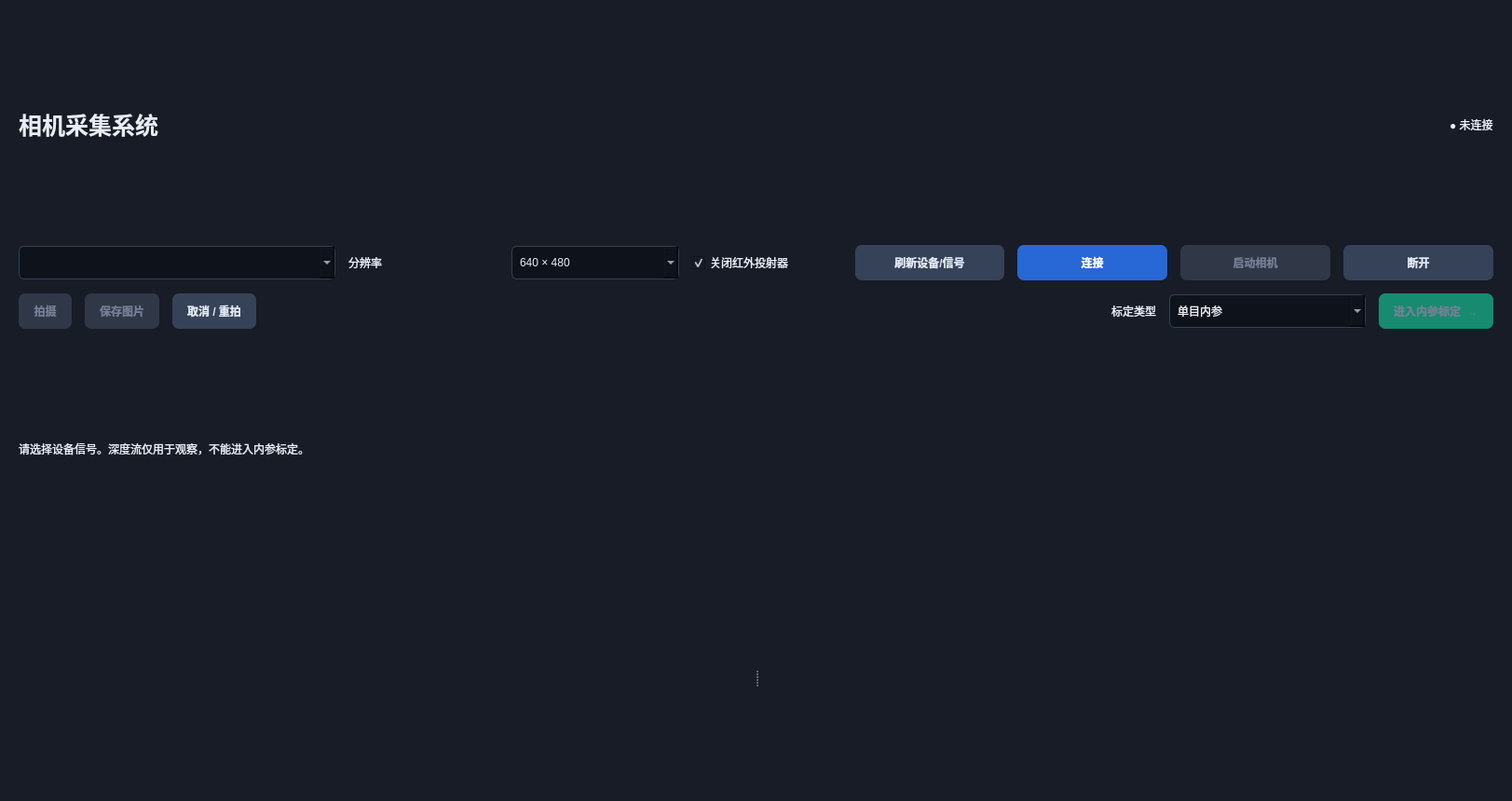
<?xml version='1.0' encoding='UTF-8'?>
<ui version="4.0">
  <class>CalibrationWindow</class>
  <widget class="QMainWindow" name="CalibrationWindow">
    <property name="geometry">
      <rect>
        <x>0</x>
        <y>0</y>
        <width>1623</width>
        <height>860</height>
      </rect>
    </property>
    <property name="windowTitle">
      <string>相机标定工作台</string>
    </property>
    <property name="styleSheet">
      <string notr="true">QMainWindow,QWidget{background:#171c26;color:#e8edf7;}
QPushButton{min-height:38px;padding:0 16px;background:#2867d6;color:white;border:0;border-radius:7px;font-weight:600;}
QPushButton:hover{background:#3678e6;} QPushButton:disabled{background:#303746;color:#747f94;}
QComboBox,QSpinBox,QDoubleSpinBox{min-height:34px;background:#0e131b;border:1px solid #354054;border-radius:6px;padding:0 8px;}
QListWidget,QTextEdit{background:#0e131b;border:1px solid #2c3545;border-radius:8px;padding:6px;}
QLabel#homeTitle,QLabel#calibrationTitle{font-size:25px;font-weight:700;}
danmucamera--ImageLabel{color:#8c98ad;background:#0e131b;border:1px solid #2c3545;border-radius:8px;}
QPushButton#refresh_button,QPushButton#disconnect_button,QPushButton#home_retake_button,QPushButton#retake_button,QPushButton#delete_button,QPushButton#back_button{background:#354258;color:#e0e9f7;}
QPushButton#refresh_button:hover,QPushButton#disconnect_button:hover,QPushButton#home_retake_button:hover,QPushButton#retake_button:hover,QPushButton#delete_button:hover,QPushButton#back_button:hover{background:#44536e;}
QPushButton#enter_calibration_button,QPushButton#run_button{background:#168b70;}
QPushButton#guided_button{background:#167d55;}
QPushButton#enter_calibration_button:hover,QPushButton#run_button:hover{background:#20a887;}
QPushButton#guided_button:hover{background:#21a46e;}
QPushButton:disabled{background:#303746;color:#747f94;}
QComboBox#calibration_type_combo{min-width:175px;}
</string>
    </property>
    <widget class="QWidget" name="centralwidget">
      <layout class="QVBoxLayout" name="centralLayout">
        <property name="leftMargin">
          <number>0</number>
        </property>
        <property name="topMargin">
          <number>0</number>
        </property>
        <property name="rightMargin">
          <number>0</number>
        </property>
        <property name="bottomMargin">
          <number>0</number>
        </property>
        <item>
          <widget class="QStackedWidget" name="pages">
            <widget class="QWidget" name="home_page">
              <layout class="QVBoxLayout" name="homeRoot">
                <property name="spacing">
                  <number>14</number>
                </property>
                <property name="leftMargin">
                  <number>20</number>
                </property>
                <property name="topMargin">
                  <number>18</number>
                </property>
                <property name="rightMargin">
                  <number>20</number>
                </property>
                <property name="bottomMargin">
                  <number>18</number>
                </property>
                <item>
                  <layout class="QHBoxLayout" name="titleRow">
                    <item>
                      <widget class="QLabel" name="homeTitle">
                        <property name="text">
                          <string>相机采集系统</string>
                        </property>
                      </widget>
                    </item>
                    <item>
                      <spacer name="titleSpacer">
                        <property name="orientation">
                          <enum>Qt::Horizontal</enum>
                        </property>
                        <property name="sizeHint" stdset="0">
                          <size>
                            <width>40</width>
                            <height>20</height>
                          </size>
                        </property>
                      </spacer>
                    </item>
                    <item>
                      <widget class="QLabel" name="connection_status">
                        <property name="text">
                          <string>● 未连接</string>
                        </property>
                      </widget>
                    </item>
                  </layout>
                </item>
                <item>
                  <layout class="QVBoxLayout" name="cameraControls">
                    <item>
                      <layout class="QHBoxLayout" name="deviceActions">
                        <item>
                          <widget class="QComboBox" name="camera_combo">
                            <property name="minimumSize">
                              <size>
                                <width>340</width>
                                <height>36</height>
                              </size>
                            </property>
                            <property name="toolTip">
                              <string>可选择 SDK、物理设备以及 RGB/灰度/深度信号</string>
                            </property>
                          </widget>
                        </item>
                        <item>
                          <widget class="QLabel" name="resolutionLabel">
                            <property name="text">
                              <string>分辨率</string>
                            </property>
                          </widget>
                        </item>
                        <item>
                          <widget class="QComboBox" name="resolution_combo">
                            <property name="toolTip">
                              <string>标定参数与图像分辨率绑定；实际使用相机时必须保持相同分辨率</string>
                            </property>
                            <item>
                              <property name="text">
                                <string>640 × 480</string>
                              </property>
                            </item>
                            <item>
                              <property name="text">
                                <string>1280 × 720（推荐）</string>
                              </property>
                            </item>
                            <item>
                              <property name="text">
                                <string>1280 × 800（Gemini 深度）</string>
                              </property>
                            </item>
                            <item>
                              <property name="text">
                                <string>1920 × 1080</string>
                              </property>
                            </item>
                          </widget>
                        </item>
                        <item>
                          <widget class="QCheckBox" name="disable_emitter_checkbox">
                            <property name="enabled">
                              <bool>false</bool>
                            </property>
                            <property name="toolTip">
                              <string>连接后可直接切换红外投射器；红外灰度流需关闭投射器后才能进行内参标定</string>
                            </property>
                            <property name="text">
                              <string>关闭红外投射器</string>
                            </property>
                            <property name="checked">
                              <bool>true</bool>
                            </property>
                          </widget>
                        </item>
                        <item>
                          <widget class="QPushButton" name="refresh_button">
                            <property name="text">
                              <string>刷新设备/信号</string>
                            </property>
                          </widget>
                        </item>
                        <item>
                          <widget class="QPushButton" name="connect_button">
                            <property name="text">
                              <string>连接</string>
                            </property>
                          </widget>
                        </item>
                        <item>
                          <widget class="QPushButton" name="start_stop_button">
                            <property name="enabled">
                              <bool>false</bool>
                            </property>
                            <property name="toolTip">
                              <string>连接只锁定设备和参数；启动后才打开相机并开始实时采流</string>
                            </property>
                            <property name="text">
                              <string>启动相机</string>
                            </property>
                          </widget>
                        </item>
                        <item>
                          <widget class="QPushButton" name="disconnect_button">
                            <property name="enabled">
                              <bool>false</bool>
                            </property>
                            <property name="text">
                              <string>断开</string>
                            </property>
                          </widget>
                        </item>
                      </layout>
                    </item>
                    <item>
                      <layout class="QHBoxLayout" name="captureActions">
                        <item>
                          <widget class="QPushButton" name="home_capture_button">
                            <property name="enabled">
                              <bool>false</bool>
                            </property>
                            <property name="text">
                              <string>拍摄</string>
                            </property>
                          </widget>
                        </item>
                        <item>
                          <widget class="QPushButton" name="home_save_button">
                            <property name="enabled">
                              <bool>false</bool>
                            </property>
                            <property name="text">
                              <string>保存图片</string>
                            </property>
                          </widget>
                        </item>
                        <item>
                          <widget class="QPushButton" name="home_retake_button">
                            <property name="enabled">
                              <bool>false</bool>
                            </property>
                            <property name="text">
                              <string>取消 / 重拍</string>
                            </property>
                          </widget>
                        </item>
                        <item>
                          <spacer name="cameraSpacer">
                            <property name="orientation">
                              <enum>Qt::Horizontal</enum>
                            </property>
                            <property name="sizeHint" stdset="0">
                              <size>
                                <width>34</width>
                                <height>17</height>
                              </size>
                            </property>
                          </spacer>
                        </item>
                        <item>
                          <widget class="QLabel" name="calibrationTypeLabel">
                            <property name="text">
                              <string>标定类型</string>
                            </property>
                          </widget>
                        </item>
                        <item>
                          <widget class="QComboBox" name="calibration_type_combo">
                            <item>
                              <property name="text">
                                <string>单目内参</string>
                              </property>
                            </item>
                            <item>
                              <property name="text">
                                <string>双目标定（规划中）</string>
                              </property>
                            </item>
                            <item>
                              <property name="text">
                                <string>外参标定（规划中）</string>
                              </property>
                            </item>
                            <item>
                              <property name="text">
                                <string>手眼标定（规划中）</string>
                              </property>
                            </item>
                          </widget>
                        </item>
                        <item>
                          <widget class="QPushButton" name="enter_calibration_button">
                            <property name="enabled">
                              <bool>false</bool>
                            </property>
                            <property name="toolTip">
                              <string>只有 RGB 或红外灰度信号可进行相机内参标定</string>
                            </property>
                            <property name="text">
                              <string>进入内参标定  →</string>
                            </property>
                          </widget>
                        </item>
                      </layout>
                    </item>
                  </layout>
                </item>
                <item>
                  <widget class="QLabel" name="signal_notice">
                    <property name="text">
                      <string>请选择设备信号。深度流仅用于观察，不能进入内参标定。</string>
                    </property>
                    <property name="wordWrap">
                      <bool>true</bool>
                    </property>
                  </widget>
                </item>
                <item>
                  <widget class="QSplitter" name="home_image_splitter">
                    <property name="orientation">
                      <enum>Qt::Horizontal</enum>
                    </property>
                    <property name="childrenCollapsible">
                      <bool>false</bool>
                    </property>
                    <widget class="danmucamera::ImageLabel" name="home_live_view">
                      <property name="placeholder" stdset="0">
                        <string>实时视频</string>
                      </property>
                    </widget>
                    <widget class="danmucamera::ImageLabel" name="home_capture_view">
                      <property name="visible">
                        <bool>false</bool>
                      </property>
                      <property name="placeholder" stdset="0">
                        <string>本次拍摄图片（尚未保存）</string>
                      </property>
                    </widget>
                  </widget>
                </item>
              </layout>
            </widget>
            <widget class="QWidget" name="calibration_page">
              <layout class="QVBoxLayout" name="calibrationRoot">
                <property name="spacing">
                  <number>10</number>
                </property>
                <property name="leftMargin">
                  <number>18</number>
                </property>
                <property name="topMargin">
                  <number>14</number>
                </property>
                <property name="rightMargin">
                  <number>18</number>
                </property>
                <property name="bottomMargin">
                  <number>16</number>
                </property>
                <item>
                  <layout class="QHBoxLayout" name="calibrationHeader">
                    <item>
                      <widget class="QPushButton" name="back_button">
                        <property name="text">
                          <string>← 返回</string>
                        </property>
                      </widget>
                    </item>
                    <item>
                      <widget class="QLabel" name="calibrationTitle">
                        <property name="text">
                          <string>相机内参标定</string>
                        </property>
                      </widget>
                    </item>
                    <item>
                      <spacer name="headerSpacer">
                        <property name="orientation">
                          <enum>Qt::Horizontal</enum>
                        </property>
                        <property name="sizeHint" stdset="0">
                          <size>
                            <width>40</width>
                            <height>20</height>
                          </size>
                        </property>
                      </spacer>
                    </item>
                    <item>
                      <widget class="QLabel" name="calibration_connection_status">
                        <property name="styleSheet">
                          <string notr="true">color:#ff6573;</string>
                        </property>
                        <property name="text">
                          <string>● 未连接</string>
                        </property>
                      </widget>
                    </item>
                    <item>
                      <widget class="QPushButton" name="calibration_start_stop_button">
                        <property name="enabled">
                          <bool>false</bool>
                        </property>
                        <property name="toolTip">
                          <string>与首页的相机启动/关闭按钮完全同步</string>
                        </property>
                        <property name="text">
                          <string>启动相机</string>
                        </property>
                      </widget>
                    </item>
                    <item>
                      <widget class="QLabel" name="calibration_status">
                        <property name="text">
                          <string>准备拍摄标定板</string>
                        </property>
                      </widget>
                    </item>
                  </layout>
                </item>
                <item>
                  <layout class="QHBoxLayout" name="calibrationSettings">
                    <item>
                      <widget class="QLabel" name="boardWidthLabel">
                        <property name="text">
                          <string>横向内角点</string>
                        </property>
                      </widget>
                    </item>
                    <item>
                      <widget class="QSpinBox" name="board_width_spin">
                        <property name="minimum">
                          <number>2</number>
                        </property>
                        <property name="maximum">
                          <number>30</number>
                        </property>
                        <property name="value">
                          <number>7</number>
                        </property>
                      </widget>
                    </item>
                    <item>
                      <widget class="QLabel" name="boardHeightLabel">
                        <property name="text">
                          <string>纵向内角点</string>
                        </property>
                      </widget>
                    </item>
                    <item>
                      <widget class="QSpinBox" name="board_height_spin">
                        <property name="minimum">
                          <number>2</number>
                        </property>
                        <property name="maximum">
                          <number>30</number>
                        </property>
                        <property name="value">
                          <number>6</number>
                        </property>
                      </widget>
                    </item>
                    <item>
                      <widget class="QLabel" name="squareSizeLabel">
                        <property name="text">
                          <string>方格边长(m)</string>
                        </property>
                      </widget>
                    </item>
                    <item>
                      <widget class="QDoubleSpinBox" name="square_size_spin">
                        <property name="decimals">
                          <number>4</number>
                        </property>
                        <property name="minimum">
                          <double>0.000100000000000</double>
                        </property>
                        <property name="maximum">
                          <double>10.000000000000000</double>
                        </property>
                        <property name="value">
                          <double>0.060000000000000</double>
                        </property>
                      </widget>
                    </item>
                    <item>
                      <spacer name="settingsSpacer">
                        <property name="orientation">
                          <enum>Qt::Horizontal</enum>
                        </property>
                        <property name="sizeHint" stdset="0">
                          <size>
                            <width>40</width>
                            <height>20</height>
                          </size>
                        </property>
                      </spacer>
                    </item>
                    <item>
                      <widget class="QLabel" name="sample_count_label">
                        <property name="text">
                          <string>有效样本 0 / 13</string>
                        </property>
                      </widget>
                    </item>
                  </layout>
                </item>
                <item>
                  <layout class="QHBoxLayout" name="boardPhysicalSizeRow">
                    <item>
                      <widget class="QLabel" name="boardPhysicalWidthLabel">
                        <property name="text"><string>标定板外形宽度(m)</string></property>
                      </widget>
                    </item>
                    <item>
                      <widget class="QDoubleSpinBox" name="board_physical_width_spin">
                        <property name="toolTip"><string>用于自动引导框的长宽比例。0 表示按特征点行列与间距估算；外边距较大时可输入实际板面宽度。</string></property>
                        <property name="decimals"><number>4</number></property>
                        <property name="minimum"><double>0.000000000000000</double></property>
                        <property name="maximum"><double>10.000000000000000</double></property>
                        <property name="singleStep"><double>0.010000000000000</double></property>
                        <property name="specialValueText"><string>自动</string></property>
                      </widget>
                    </item>
                    <item>
                      <widget class="QLabel" name="boardPhysicalHeightLabel">
                        <property name="text"><string>标定板外形高度(m)</string></property>
                      </widget>
                    </item>
                    <item>
                      <widget class="QDoubleSpinBox" name="board_physical_height_spin">
                        <property name="toolTip"><string>用于自动引导框的长宽比例。0 表示自动估算；手动输入时需同时填写外形宽度和高度。</string></property>
                        <property name="decimals"><number>4</number></property>
                        <property name="minimum"><double>0.000000000000000</double></property>
                        <property name="maximum"><double>10.000000000000000</double></property>
                        <property name="singleStep"><double>0.010000000000000</double></property>
                        <property name="specialValueText"><string>自动</string></property>
                      </widget>
                    </item>
                    <item>
                      <widget class="QLabel" name="boardPhysicalNote">
                        <property name="text"><string>仅用于引导框比例；标定计算仍使用上方格距</string></property>
                        <property name="styleSheet"><string notr="true">color:#8c98ad;</string></property>
                      </widget>
                    </item>
                    <item>
                      <spacer name="boardPhysicalSpacer">
                        <property name="orientation"><enum>Qt::Horizontal</enum></property>
                        <property name="sizeHint" stdset="0"><size><width>40</width><height>20</height></size></property>
                      </spacer>
                    </item>
                  </layout>
                </item>
                <item>
                  <widget class="QGroupBox" name="initial_intrinsics_group">
                    <property name="title"><string>初始内参 / 引导投影</string></property>
                    <layout class="QVBoxLayout" name="initialIntrinsicsLayout">
                      <item>
                        <widget class="QCheckBox" name="auto_initial_checkbox">
                          <property name="text"><string>自动估计初值（推荐）</string></property>
                          <property name="checked"><bool>true</bool></property>
                        </widget>
                      </item>
                      <item>
                        <widget class="QCheckBox" name="guide_use_initial_checkbox">
                          <property name="text"><string>使用下方内参和畸变绘制引导框（标定求解仍可自动估计初值）</string></property>
                        </widget>
                      </item>
                      <item>
                        <layout class="QHBoxLayout" name="guideInitialResolutionRow">
                          <item><widget class="QLabel" name="guideInitialResolutionLabel"><property name="text"><string>输入内参对应分辨率</string></property></widget></item>
                          <item><widget class="QSpinBox" name="guide_initial_width_spin"><property name="enabled"><bool>false</bool></property><property name="minimum"><number>1</number></property><property name="maximum"><number>32768</number></property><property name="value"><number>1280</number></property></widget></item>
                          <item><widget class="QLabel" name="guideInitialResolutionTimes"><property name="text"><string>×</string></property></widget></item>
                          <item><widget class="QSpinBox" name="guide_initial_height_spin"><property name="enabled"><bool>false</bool></property><property name="minimum"><number>1</number></property><property name="maximum"><number>32768</number></property><property name="value"><number>720</number></property></widget></item>
                          <item><spacer name="guideInitialResolutionSpacer"><property name="orientation"><enum>Qt::Horizontal</enum></property><property name="sizeHint" stdset="0"><size><width>40</width><height>20</height></size></property></spacer></item>
                        </layout>
                      </item>
                      <item>
                        <widget class="QWidget" name="manual_initial_widget" native="true">
                          <layout class="QGridLayout" name="manualInitialGrid">
                            <property name="leftMargin"><number>0</number></property><property name="topMargin"><number>0</number></property><property name="rightMargin"><number>0</number></property><property name="bottomMargin"><number>0</number></property>
                            <item row="0" column="0"><widget class="QLabel" name="initial_fx_label"><property name="text"><string>fx</string></property></widget></item>
                            <item row="0" column="1"><widget class="QDoubleSpinBox" name="initial_fx_spin"><property name="decimals"><number>4</number></property><property name="minimum"><double>0.0</double></property><property name="maximum"><double>1000000.0</double></property><property name="value"><double>0.0</double></property><property name="specialValueText"><string>请填写</string></property></widget></item>
                            <item row="0" column="2"><widget class="QLabel" name="initial_fy_label"><property name="text"><string>fy</string></property></widget></item>
                            <item row="0" column="3"><widget class="QDoubleSpinBox" name="initial_fy_spin"><property name="decimals"><number>4</number></property><property name="minimum"><double>0.0</double></property><property name="maximum"><double>1000000.0</double></property><property name="value"><double>0.0</double></property><property name="specialValueText"><string>请填写</string></property></widget></item>
                            <item row="0" column="4"><widget class="QLabel" name="initial_cx_label"><property name="text"><string>cx</string></property></widget></item>
                            <item row="0" column="5"><widget class="QDoubleSpinBox" name="initial_cx_spin"><property name="decimals"><number>4</number></property><property name="minimum"><double>-1000000.0</double></property><property name="maximum"><double>1000000.0</double></property><property name="value"><double>640.0</double></property></widget></item>
                            <item row="0" column="6"><widget class="QLabel" name="initial_cy_label"><property name="text"><string>cy</string></property></widget></item>
                            <item row="0" column="7"><widget class="QDoubleSpinBox" name="initial_cy_spin"><property name="decimals"><number>4</number></property><property name="minimum"><double>-1000000.0</double></property><property name="maximum"><double>1000000.0</double></property><property name="value"><double>360.0</double></property></widget></item>
                            <item row="1" column="0"><widget class="QLabel" name="initial_distortion_label_0"><property name="text"><string>k1</string></property></widget></item>
                            <item row="1" column="1"><widget class="QDoubleSpinBox" name="initial_distortion_spin_0"><property name="decimals"><number>7</number></property><property name="minimum"><double>-100.0</double></property><property name="maximum"><double>100.0</double></property><property name="singleStep"><double>0.001</double></property></widget></item>
                            <item row="1" column="2"><widget class="QLabel" name="initial_distortion_label_1"><property name="text"><string>k2</string></property></widget></item>
                            <item row="1" column="3"><widget class="QDoubleSpinBox" name="initial_distortion_spin_1"><property name="decimals"><number>7</number></property><property name="minimum"><double>-100.0</double></property><property name="maximum"><double>100.0</double></property><property name="singleStep"><double>0.001</double></property></widget></item>
                            <item row="1" column="4"><widget class="QLabel" name="initial_distortion_label_2"><property name="text"><string>k3</string></property></widget></item>
                            <item row="1" column="5"><widget class="QDoubleSpinBox" name="initial_distortion_spin_2"><property name="decimals"><number>7</number></property><property name="minimum"><double>-100.0</double></property><property name="maximum"><double>100.0</double></property><property name="singleStep"><double>0.001</double></property></widget></item>
                            <item row="1" column="6"><widget class="QLabel" name="initial_distortion_label_3"><property name="text"><string>k4</string></property></widget></item>
                            <item row="1" column="7"><widget class="QDoubleSpinBox" name="initial_distortion_spin_3"><property name="decimals"><number>7</number></property><property name="minimum"><double>-100.0</double></property><property name="maximum"><double>100.0</double></property><property name="singleStep"><double>0.001</double></property></widget></item>
                            <item row="2" column="0"><widget class="QLabel" name="initial_distortion_label_4"><property name="text"><string>k5</string></property></widget></item>
                            <item row="2" column="1"><widget class="QDoubleSpinBox" name="initial_distortion_spin_4"><property name="decimals"><number>7</number></property><property name="minimum"><double>-100.0</double></property><property name="maximum"><double>100.0</double></property><property name="singleStep"><double>0.001</double></property></widget></item>
                            <item row="2" column="2"><widget class="QLabel" name="initial_distortion_label_5"><property name="text"><string>k6</string></property></widget></item>
                            <item row="2" column="3"><widget class="QDoubleSpinBox" name="initial_distortion_spin_5"><property name="decimals"><number>7</number></property><property name="minimum"><double>-100.0</double></property><property name="maximum"><double>100.0</double></property><property name="singleStep"><double>0.001</double></property></widget></item>
                            <item row="2" column="4"><widget class="QLabel" name="initial_distortion_label_6"><property name="text"><string>k7</string></property></widget></item>
                            <item row="2" column="5"><widget class="QDoubleSpinBox" name="initial_distortion_spin_6"><property name="decimals"><number>7</number></property><property name="minimum"><double>-100.0</double></property><property name="maximum"><double>100.0</double></property><property name="singleStep"><double>0.001</double></property></widget></item>
                            <item row="2" column="6"><widget class="QLabel" name="initial_distortion_label_7"><property name="text"><string>k8</string></property></widget></item>
                            <item row="2" column="7"><widget class="QDoubleSpinBox" name="initial_distortion_spin_7"><property name="decimals"><number>7</number></property><property name="minimum"><double>-100.0</double></property><property name="maximum"><double>100.0</double></property><property name="singleStep"><double>0.001</double></property></widget></item>
                          </layout>
                        </widget>
                      </item>
                    </layout>
                  </widget>
                </item>
                <item>
                  <widget class="QLabel" name="resolution_notice">
                    <property name="styleSheet">
                      <string notr="true">color:#ffc857;background:#292313;border:1px solid #69551c;border-radius:6px;padding:7px;</string>
                    </property>
                    <property name="text">
                      <string>⚠ 标定参数与当前相机、信号和分辨率绑定。</string>
                    </property>
                    <property name="wordWrap">
                      <bool>true</bool>
                    </property>
                  </widget>
                </item>
                <item>
                  <layout class="QVBoxLayout" name="calibrationActions">
                    <item>
                      <layout class="QHBoxLayout" name="sampleActions">
                        <item>
                          <widget class="QPushButton" name="capture_button">
                            <property name="text">
                              <string>拍摄并识别特征点</string>
                            </property>
                          </widget>
                        </item>
                        <item>
                          <widget class="QPushButton" name="guided_button">
                            <property name="text">
                              <string>自动标定 · 引导拍摄 18 张</string>
                            </property>
                          </widget>
                        </item>
                        <item>
                          <widget class="QPushButton" name="select_image_button">
                            <property name="toolTip">
                              <string>选择与当前标定分辨率一致的本地图片，按拍摄流程识别并加入本次样本</string>
                            </property>
                            <property name="text">
                              <string>批量选择图片标定</string>
                            </property>
                          </widget>
                        </item>
                        <item>
                          <widget class="QPushButton" name="accept_button">
                            <property name="enabled">
                              <bool>false</bool>
                            </property>
                            <property name="text">
                              <string>识别正确，继续下一张</string>
                            </property>
                          </widget>
                        </item>
                        <item>
                          <widget class="QPushButton" name="retake_button">
                            <property name="enabled">
                              <bool>false</bool>
                            </property>
                            <property name="text">
                              <string>重拍</string>
                            </property>
                          </widget>
                        </item>
                      </layout>
                    </item>
                    <item>
                      <layout class="QHBoxLayout" name="resultActions">
                        <item>
                          <widget class="QPushButton" name="run_button">
                            <property name="enabled">
                              <bool>false</bool>
                            </property>
                            <property name="text">
                              <string>开始标定</string>
                            </property>
                          </widget>
                        </item>
                        <item>
                          <widget class="QPushButton" name="delete_button">
                            <property name="enabled">
                              <bool>false</bool>
                            </property>
                            <property name="toolTip">
                              <string>在右侧列表中用 Ctrl/Shift 多选，或按 Ctrl+A 全选，再一次删除</string>
                            </property>
                            <property name="text">
                              <string>批量删除选中图片</string>
                            </property>
                          </widget>
                        </item>
                        <item>
                          <widget class="QPushButton" name="supplement_button">
                            <property name="visible">
                              <bool>false</bool>
                            </property>
                            <property name="text">
                              <string>补拍</string>
                            </property>
                          </widget>
                        </item>
                        <item>
                          <widget class="QPushButton" name="global_error_button">
                            <property name="enabled">
                              <bool>false</bool>
                            </property>
                            <property name="visible">
                              <bool>false</bool>
                            </property>
                            <property name="toolTip">
                              <string>查看全局与单张矢量误差，以及标定板和相机的三维位姿</string>
                            </property>
                            <property name="text">
                              <string>误差矢量 / 三维位姿</string>
                            </property>
                          </widget>
                        </item>
                        <item>
                          <spacer name="actionsSpacer">
                            <property name="orientation">
                              <enum>Qt::Horizontal</enum>
                            </property>
                            <property name="sizeHint" stdset="0">
                              <size>
                                <width>40</width>
                                <height>20</height>
                              </size>
                            </property>
                          </spacer>
                        </item>
                      </layout>
                    </item>
                  </layout>
                </item>
                <item>
                  <widget class="QSplitter" name="work_log_splitter">
                    <property name="orientation">
                      <enum>Qt::Vertical</enum>
                    </property>
                    <property name="childrenCollapsible">
                      <bool>false</bool>
                    </property>
                    <widget class="QSplitter" name="content_splitter">
                      <property name="orientation">
                        <enum>Qt::Horizontal</enum>
                      </property>
                      <widget class="QSplitter" name="image_splitter">
                        <property name="orientation">
                          <enum>Qt::Horizontal</enum>
                        </property>
                        <property name="childrenCollapsible">
                          <bool>false</bool>
                        </property>
                        <widget class="danmucamera::ImageLabel" name="left_view">
                          <property name="placeholder" stdset="0">
                            <string>实时画面 / 选中图片</string>
                          </property>
                        </widget>
                        <widget class="danmucamera::ImageLabel" name="right_view">
                          <property name="placeholder" stdset="0">
                            <string>特征点识别结果</string>
                          </property>
                        </widget>
                      </widget>
                      <widget class="QListWidget" name="sample_list">
                        <property name="minimumSize">
                          <size>
                            <width>245</width>
                            <height>0</height>
                          </size>
                        </property>
                        <property name="toolTip">
                          <string>Ctrl/Shift 多选，Ctrl+A 全选，可批量删除</string>
                        </property>
                        <property name="selectionMode">
                          <enum>QAbstractItemView::ExtendedSelection</enum>
                        </property>
                      </widget>
                    </widget>
                    <widget class="QTextEdit" name="log_view">
                      <property name="minimumSize">
                        <size>
                          <width>0</width>
                          <height>70</height>
                        </size>
                      </property>
                      <property name="readOnly">
                        <bool>true</bool>
                      </property>
                    </widget>
                  </widget>
                </item>
              </layout>
            </widget>
          </widget>
        </item>
      </layout>
    </widget>
  </widget>
  <customwidgets>
    <customwidget>
      <class>danmucamera::ImageLabel</class>
      <extends>QLabel</extends>
      <header>image_label.hpp</header>
    </customwidget>
  </customwidgets>
  <resources />
  <connections />
</ui>
